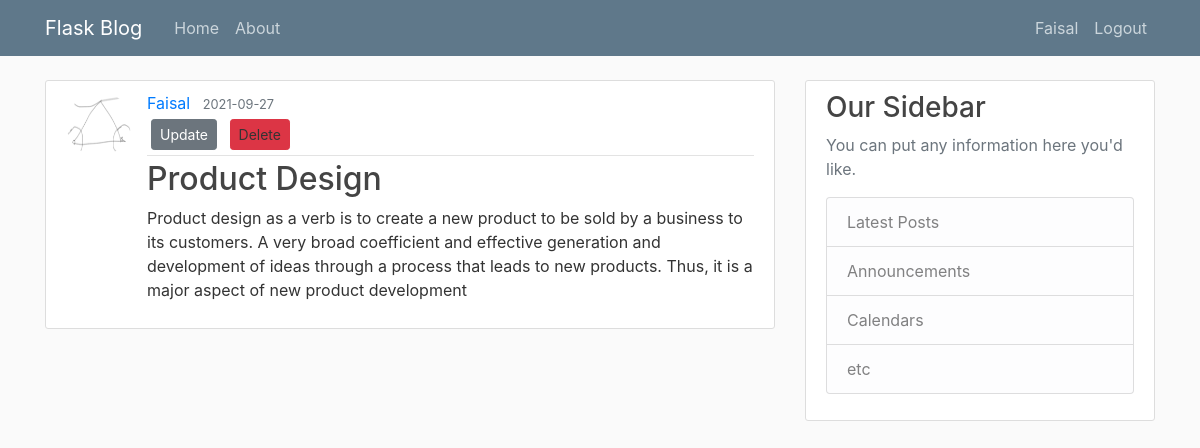
The app's page /post/1 (signed in) with its own data.
### FMagdum/models.py (models this page shows, shortened)
class User(db.Model, UserMixin):
    id = db.Column(db.Integer, primary_key=True)
    username = db.Column(db.String(20), unique=True, nullable=False)
    email = db.Column(db.String(120), unique=True, nullable=False)
    image_file = db.Column(db.String(20), nullable=False, default='default.jpg')
    password = db.Column(db.String(60), nullable=False)
    posts = db.relationship('Post', backref='author', lazy=True)

class Post(db.Model):
    id = db.Column(db.Integer, primary_key=True)
    title = db.Column(db.String(100),nullable=False)
    date_posted = db.Column(db.DateTime, nullable=False, default=datetime.utcnow)
    content = db.Column(db.Text, nullable=False)
    user_id = db.Column(db.Integer, db.ForeignKey('user.id'), nullable=False)

### FMagdum/routes.py (the view)
@app.route("/post/<int:post_id>")
def post(post_id):
    post = Post.query.get_or_404(post_id)
    return render_template('post.html', title=post.title, post=post)

### FMagdum/models.py (called while the page is built)
@login_manager.user_loader
def load_user(user_id):
    return User.query.get(int(user_id))

### FMagdum/templates/post.html (shortened to what this page needs)
{%extends "layout.html"%}
{%block content%}
    <article class="media content-section">
        <img class="rounded-circle article-img" src="{{url_for('static', filename='profile_pics/' + post.author.image_file)}}">
        <div class="media-body">
        <div class="article-metadata">
            <a class="mr-2" href="#">{{ post.author.username }}</a>
            <small class="text-muted">{{ post.date_posted.strftime('%Y-%m-%d') }}</small>
            {% if post.author == current_user %}
                <div>
                    <a class="btn btn-secondary btn-sm m-1" href="{{url_for('update_post', post_id=post.id) }}">Update</a>
                    <div class="btn-group">
                        <a type="button" class="btn btn-danger btn-sm m-1" data-toggle="modal" data-target="deleteModal">Delete</a>
                    </div>
                </div>
            {% endif %}
        </div>
        <h2 class="article-title">{{ post.title }}</h2>
        <p class="article-content">{{ post.content }}</p>
        </div>
    </article>
{%endblock content%}

### FMagdum/templates/layout.html (shortened to what this page needs)
<!DOCTYPE html>
<html>
<head>
    <link rel="stylesheet" href="https://maxcdn.bootstrapcdn.com/bootstrap/4.0.0/css/bootstrap.min.css">
    <link rel="stylesheet" type="text/css" href="{{ url_for('static', filename='main.css') }}">
</head>
<body>
    <header class="site-header">
        <nav class="navbar navbar-expand-md navbar-dark bg-steel fixed-top">
          <div class="container">
            <a class="navbar-brand mr-4" href="/">Flask Blog</a>
            <div class="collapse navbar-collapse" id="navbarToggle">
              <div class="navbar-nav mr-auto">
                <a class="nav-item nav-link" href="{{url_for('home')}}">Home</a>
                <a class="nav-item nav-link" href="{{url_for('about')}}">About</a>
              </div>
              <div class="navbar-nav ml-auto">
                {% if current_user.is_authenticated %}
                  <a class="nav-item nav-link" href="{{url_for('new_post')}}">{{legend}}</a>
                  <a class="nav-item nav-link" href="{{url_for('account')}}">{{ current_user.username }}</a>
                  <a class="nav-item nav-link" href="{{url_for('logout')}}">Logout</a>
                {% else %}
                  <a class="nav-item nav-link" href="{{url_for('login')}}">Login</a>
                  <a class="nav-item nav-link" href="{{url_for('register')}}">Register</a>
                {% endif %}
              </div>
            </div>
          </div>
        </nav>
    </header>
    <main role="main" class="container">
        <div class="row">
          <div class="col-md-8">
            {% block content %}{% endblock %}
          </div>
          <div class="col-md-4">
            <div class="content-section">
              <h3>Our Sidebar</h3>
              <p class='text-muted'>You can put any information here you'd like.
                <ul class="list-group">
                  <li class="list-group-item list-group-item-light">Latest Posts</li>
                  <li class="list-group-item list-group-item-light">Announcements</li>
                  <li class="list-group-item list-group-item-light">Calendars</li>
                  <li class="list-group-item list-group-item-light">etc</li>
                </ul>
              </p>
            </div>
          </div>
        </div>
      </main>
</body>
</html>

### FMagdum/static/main.css (style rules this page uses)
body { background: #fafafa; color: #333333; margin-top: 5rem; }
h1, h2, h3, h4, h5, h6 { color: #444444; }
.bg-steel { background-color: #5f788a; }
.site-header .navbar-nav .nav-link { color: #cbd5db; }
.content-section { background: #ffffff; padding: 10px 20px; border: 1px solid #dddddd; border-radius: 3px; margin-bottom: 20px; }
.article-title { color: #444444; }
.article-content { white-space: pre-line; }
.article-img { height: 65px; width: 65px; margin-right: 16px; }
.article-metadata { padding-bottom: 1px; margin-bottom: 4px; border-bottom: 1px solid #e3e3e3 }

### records on screen
User: username "Faisal", image_file (picture), author.username "Faisal"
Post: date_posted "2021-09-27", title "Product Design", content "Product design as a verb is to create a new product to be sold by a business to its customers. A very broad coefficient and effective generation and development of ideas through a process that leads to new products. Thus, it is a major aspect of new product development"
